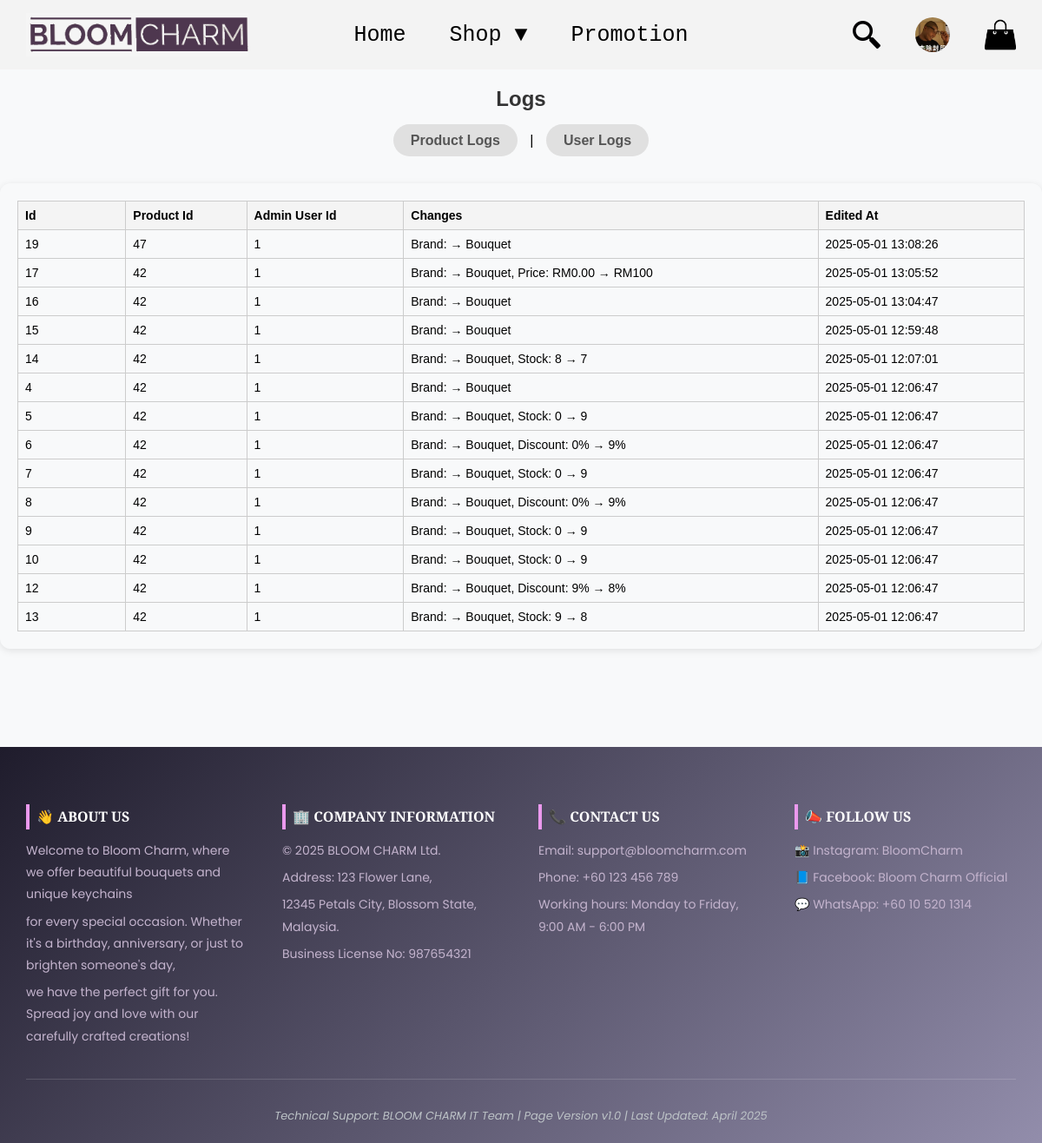
The app's page /admin/adminLogs.php (signed in) with its own data.
### tables this page shows
CREATE TABLE `users` (
  `id` int(11) NOT NULL,
  `username` varchar(40) NOT NULL,
  `email` varchar(50) NOT NULL,
  `phone_num` varchar(12) NOT NULL,
  `password` varchar(255) NOT NULL,
  `role` enum('user','admin','manager') NOT NULL DEFAULT 'user',
  `profile_image` varchar(255) DEFAULT 'uploads/default.jpg',
  `created_at` timestamp NOT NULL DEFAULT current_timestamp()
);

CREATE TABLE `admin_product_edit_logs` (
  `id` int(11) NOT NULL,
  `product_id` int(11) NOT NULL,
  `admin_user_id` int(11) NOT NULL,
  `changes` text DEFAULT NULL,
  `edited_at` timestamp NOT NULL DEFAULT current_timestamp() ON UPDATE current_timestamp()
);

### models/userModels.php (called while the page is built, shortened)
<?php
require "../config/db.php";
function getUserImageById($user_id){
    global $_db;
    $stm=$_db->prepare("SELECT profile_image FROM users WHERE id =?");
    $stm->execute([$user_id]);
    return $stm->fetch(PDO::FETCH_COLUMN);
}
?>

### models/logModels.php (called while the page is built, shortened)
<?php
include "../config/db.php";
function getLogsByTable($tableName) {
    global $_db;
    $stm = $_db->prepare("SELECT * FROM $tableName ORDER BY edited_at DESC");
    $stm->execute();
    return $stm->fetchAll(PDO::FETCH_ASSOC);
}
?>

### admin/adminLogs.php (the view, shortened to what this page needs)
<?php
include '../public/header.php';
include '../models/logModels.php';
$logType = $_GET['log'] ?? 'product';
$allowedLogs = [
    'product' => 'admin_product_edit_logs',
    'user' => 'admin_user_edit_logs'
];
$tableName = $allowedLogs[$logType];
$logs = getLogsByTable($tableName);
?>
<link rel="stylesheet" href="../assets/css/logs.css">
<h2>Logs</h2>
<div class="logs">
    <a href="?log=product"><b>Product Logs</b></a> |
    <a href="?log=user"><b>User Logs</b></a>
</div>
<div class="logs-container">
    <?php if (count($logs) > 0): ?>
        <table class="log-table">
            <thead>
                <tr>
                    <?php foreach (array_keys($logs[0]) as $column): ?>
                        <th><?= htmlspecialchars(ucwords(str_replace('_', ' ', $column))) ?></th>
                    <?php endforeach; ?>
                </tr>
            </thead>
            <tbody>
                <?php foreach ($logs as $log): ?>
                    <tr>
                        <?php foreach ($log as $value): ?>
                            <td><?= htmlspecialchars($value) ?></td>
                        <?php endforeach; ?>
                    </tr>
                <?php endforeach; ?>
            </tbody>
        </table>
    <?php else: ?>
        <p>No logs found.</p>
    <?php endif; ?>
</div>
<?php include "../public/footer.php" ?>

### public/header.php (shortened to what this page needs)
<?php
require "../helper/html_helper.php";
require "../models/userModels.php";
$role = $_SESSION['role'] ?? null;
if (isset($_SESSION['user_id'])) {
    $profileImage = getUserImageById($_SESSION['user_id']);
}
?>
<link rel="stylesheet" href="../assets/css/header.css">
<?php if ($role == 'admin' || $role == 'manager'): ?>
    <nav class="nav-container">
        <div class="nav-left">
            <a href="/public/home.php">
                <img src="../assets/image/logo/logo3.png" alt="Logo" class="logo">
            </a>
        </div>
        <div class="nav-center">
            <a href="/public/home.php">Dashboard</a>
            <div class="dropdown">
                <a href="#">Manage ▼</a>
                <div class="dropdown-content">
                <a href="/admin/manageProduct.php">Products</a>
                <a href="/admin/manageUser.php">Users</a>
                </div>
            </div>
            <a href="/public/orderHistory.php">Order</a>
            <div class="dropdown">
                <a href="#">Others ▼</a>
                <div class="dropdown-content">
                <a href="/admin/reviews.php">Reviews</a>
                <a href="/admin/homePosterChange.php">Home Poster</a>
                <a href="/admin/adminLogs.php">Logs</a>
                <?php if ($role == 'manager'): ?>
                    <a href="/admin/adminReport.php">Report</a>
                <?php endif; ?>
                </div>
            </div>
        </div>
        <div class="nav-right" id="admin_nav_right">
        <div class="dropdown">
                <a href="#">
                <img src="<?= htmlspecialchars($profileImage) ?>" alt="profile" class="profile-img">
                </a>
                <div class="dropdown-content">
                    <a href="/public/profile.php">Profile</a>
                    <a href="/public/logout.php">Log Out</a>
                </div>
            </div>
        </div>
    </nav>
<?php elseif ($role == 'user'): ?>
    <nav class="nav-container">
        <div class="nav-left">
            <a href="/public/home.php">
                <img src="../assets/image/logo/logo3.png" alt="Logo" class="logo">
            </a>
        </div>
        <div class="nav-center">
            <a href="/public/home.php">Home</a>
            <div class="dropdown">
                <a href="../user/shop.php">Shop ▼</a>
            </div>
            <a href="../user/shop.php?promo=1#">Promotion</a>
        </div>
        <div class="nav-right">
        <a href="#" id="search-trigger">
            <img src="../assets/image/logo/search.png" alt="Search" class="search-icon">
            </a>
            <div class="dropdown">
                <a href="#">
                <img src="<?= htmlspecialchars($profileImage) ?>" alt="profile" class="profile-img">
                </a>
            </div>
            <a href="../user/cart.php">
                <img src="../assets/image/logo/cart.png" alt="cart" class="cart-img">
            </a>
        </div>
    </nav>
<?php endif; ?>

### assets/css/header.css (style rules this page uses)
.nav-container { display: flex; align-items: center; justify-content: space-between; background-color: rgb(243, 243, 243); padding: 15px; position: relative; z-index: 1000; }
.nav-left { flex: 1; display: flex; align-items: center; }
.logo { height: 50px; }
.nav-center { position: absolute; left: 50%; transform: translateX(-50%); display: flex; justify-content: center; gap: 20px; }
.nav-right { display: flex; align-items: center; gap: 10px; }
.nav-container a { color: black; text-decoration: none; margin: 0 15px; padding: 5px 10px auto; transition: 0.5s; font-family: monospace; font-size: 25px; }
.dropdown { position: relative; display: inline-block; z-index: 1000; overflow: visible !important; }
.search-icon { width: 32px; height: 32px; cursor: pointer; }
.profile-img { width: 40px; height: 40px; border-radius: 50%; cursor: pointer; }
.cart-img { width: 36px; height: 36px; cursor: pointer; }

### assets/css/logs.css (style rules this page uses)
.logs-container { margin: 40px auto; border-radius: 12px; padding: 20px; max-width: 1200px; display: block; box-shadow: 0 2px 8px rgba(0,0,0,0.1); }
h2 { text-align: center; color: #333; margin-bottom: 25px; }
.logs { margin-top: 10px; text-align: center; margin-bottom: 20px; }
.logs a { text-decoration: none; color: #555; margin: 0 10px; padding: 10px 20px; border-radius: 20px; transition: all 0.3s ease; background-color: #e0e0e0; }
.log-table { width: 100%; border-collapse: collapse; font-size: 14px; }
.log-table th, .log-table td { border: 1px solid #ccc; min-width: 60px; padding: 8px; text-align: left; }
.log-table th { background-color: #f4f4f4; }

### records on screen
users: profile_image (picture)
admin_product_edit_logs: id "19", product "47", admin_user "1", changes "Brand: → Bouquet", edited_at "2025-05-01 13:08:26"
admin_product_edit_logs: id "17", product "42", admin_user "1", changes "Brand: → Bouquet, Price: RM0.00 → RM100", edited_at "2025-05-01 13:05:52"
admin_product_edit_logs: id "16", product "42", admin_user "1", changes "Brand: → Bouquet", edited_at "2025-05-01 13:04:47"
admin_product_edit_logs: id "15", product "42", admin_user "1", changes "Brand: → Bouquet", edited_at "2025-05-01 12:59:48"
admin_product_edit_logs: id "14", product "42", admin_user "1", changes "Brand: → Bouquet, Stock: 8 → 7", edited_at "2025-05-01 12:07:01"
admin_product_edit_logs: id "4", product "42", admin_user "1", changes "Brand: → Bouquet", edited_at "2025-05-01 12:06:47"
admin_product_edit_logs: id "5", product "42", admin_user "1", changes "Brand: → Bouquet, Stock: 0 → 9", edited_at "2025-05-01 12:06:47"
admin_product_edit_logs: id "6", product "42", admin_user "1", changes "Brand: → Bouquet, Discount: 0% → 9%", edited_at "2025-05-01 12:06:47"
admin_product_edit_logs: id "7", product "42", admin_user "1", changes "Brand: → Bouquet, Stock: 0 → 9", edited_at "2025-05-01 12:06:47"
admin_product_edit_logs: id "8", product "42", admin_user "1", changes "Brand: → Bouquet, Discount: 0% → 9%", edited_at "2025-05-01 12:06:47"
admin_product_edit_logs: id "9", product "42", admin_user "1", changes "Brand: → Bouquet, Stock: 0 → 9", edited_at "2025-05-01 12:06:47"
admin_product_edit_logs: id "10", product "42", admin_user "1", changes "Brand: → Bouquet, Stock: 0 → 9", edited_at "2025-05-01 12:06:47"
admin_product_edit_logs: id "12", product "42", admin_user "1", changes "Brand: → Bouquet, Discount: 9% → 8%", edited_at "2025-05-01 12:06:47"
admin_product_edit_logs: id "13", product "42", admin_user "1", changes "Brand: → Bouquet, Stock: 9 → 8", edited_at "2025-05-01 12:06:47"

### other values on screen
str_replace('_', ' ', $column) "Id"
str_replace('_', ' ', $column) "Product Id"
str_replace('_', ' ', $column) "Admin User Id"
str_replace('_', ' ', $column) "Changes"
str_replace('_', ' ', $column) "Edited At"
